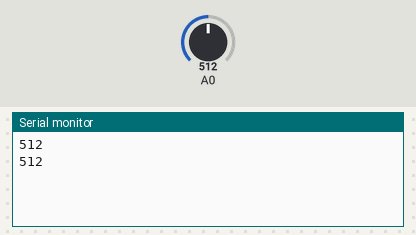
The sketch below on a simulated Arduino Uno, built with avr-gcc and run on an emulated ATmega328P. Shown: the last lines printed to the serial monitor. Inputs (shaded band) come from the test bench; at power-on: A0 = 512.

Above: at 1.3 s.
1.4 s: A0 set to 716
At 2.7 s:
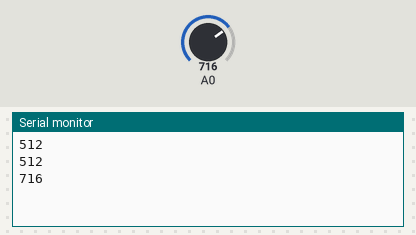
2.9 s: A0 set to 900
At 3.9 s:
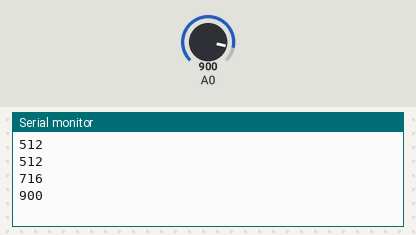
Timing chart, 0 to 5.9 s (numbered marks = the images above; inputs shaded):
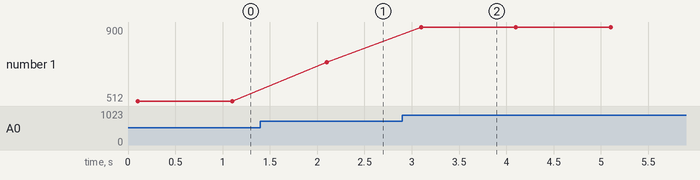

Measured:
- after the input at 1.4 s, the serial monitor: prints a new line after 0.70 s (image 1)
- after the input at 2.9 s, the serial monitor: prints a new line after 0.20 s (image 2)
- plotted number 1: 512 → 716 after the input at 1.4 s, 716 → 900 after the input at 2.9 s

The sketch:

fenyerzekelo_proba.ino
```cpp
#define LDR A0

void setup()
{
  Serial.begin(115200);
  delay(100);


}

void loop()
{
  int light = analogRead(A0);
  Serial.println(light);
  delay(1000);
}
```
